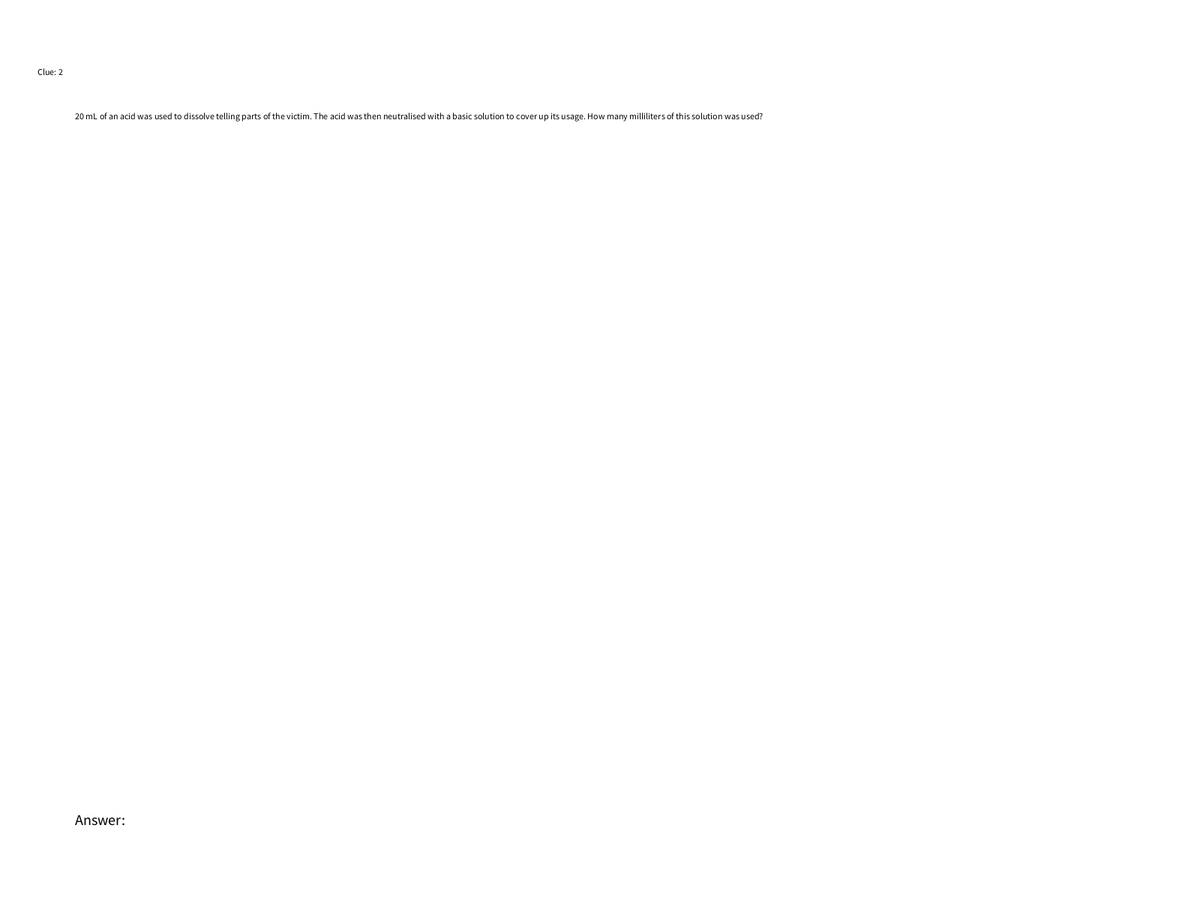
Frame 1 (no input)
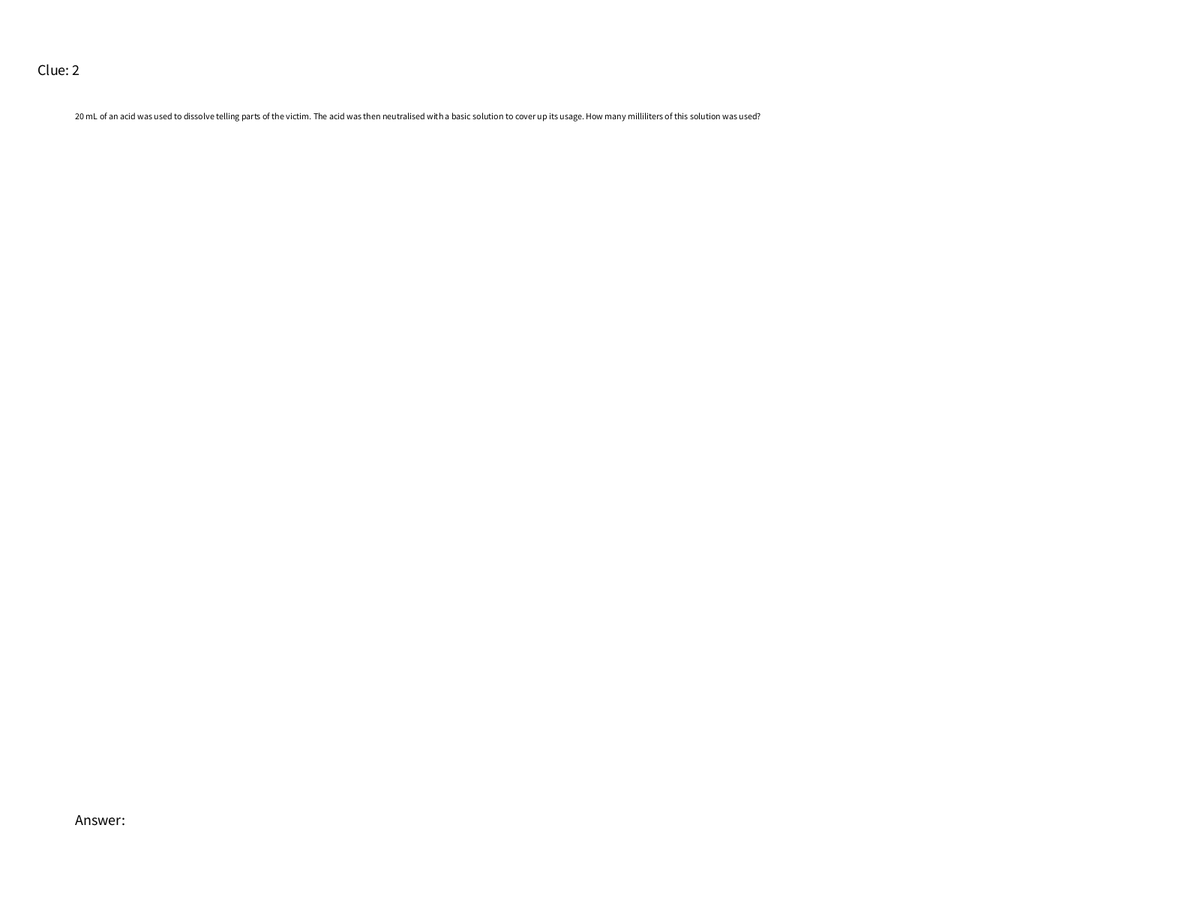
Frame 60 (the mouse pressed at the canvas centre just before this capture)
Frame 120 (the mouse held since frame 60 and released just before this capture): identical to frame 60, image omitted

The Processing sketch that drew these frames (run headless with seeded random() and noise(); from frame 60 on, the mouse is pressed at the canvas centre):

// Processing sketch: Passcode
// ── Passcode.pde
String code[] = {"", "", "", "", "", ""};
String actual[] = {"20", "174", "GREEN", "BEAR", "SELENA", ""};
String clueText[] = {"20 mL of an acid was used to dissolve telling parts of the victim. The acid was then neutralised with a basic solution to cover up its usage. How many milliliters of this solution was used?",
"The killer first attempted to hit the victim with a slingshot projectile, but the victim noticed and ducked. One footprint of the killer was found. It was determined that the projectile was slung from that position. Upon further analysis, it was determined that it was slung at a 12º angle from the top of the killer’s head and hit the final position after 0.49 seconds. The x distance between the initial and final positions of the projectile is 2.2 m. The projectile hit the wall at a height of 1.2 m. What is the killer’s height to the nearest cm?",
"The scissors were left in a aqueous solution of a white solid (which was recovered post distillation). What is the colour of the pH of this solution? Which is it closest to: red, yellow, green, dark blue, purple", 
"There is a green-handled box of bones with a specific karyotype. The code to the box is 8-34-0. There is also a list of organisms with differing chromosome numbers. Determine the organism by counting chromosomes and convert its name into numbers.",
"On the animal, a hair containing the killers DNA was found. The killers DNA can be sequenced from the animal’s name. Sequence the killers DNA using different number bases. What is the first name of the killer?",
"Congratulations! You're done!"};
int index = 0;
float cellW;
float cellH;
int state = 0;
boolean wrong = false; 

void setup() {
  fullScreen();
  cellW = 0.75*width/actual[index].length();
  cellH = height/3;
  textAlign(LEFT);
}

void draw() {
  if(wrong) background(255,0,0);
  else background(255);
  
  fill(0);
  
  text("Clue: " + (index+2), 50, 100);
  
  textSize(12);
  text(clueText[index], 100, 150, width-100, height-200);
  
  textSize(20);
  text("Answer: " + code[index], 100, height - 100);
}

void cells() {
  for (int i = 0; i < actual[index].length(); i++) {
    fill(255);
    rect(width/8 + i * cellW, cellH, cellW, cellH);
    fill(0);
    if (i < code[index].length()) {
      textSize(cellW);
      text(code[index].charAt(i), (i+1) * cellW + cellW/2 - (6-actual[index].length())*cellW/6, cellH + 3*cellH/4);
    }
  }
}

void keyPressed() {
  if (key != CODED) {
    code[index] += str(key).toUpperCase();
  }

  if (key == BACKSPACE) {
    if (code[index].length() > 0) {
      code[index] = code[index].substring(0, code[index].length()-1);
    }
  }

  if (key == ENTER) {
    checkPasscode(code[index], actual[index]);
    code[index] = "";
  }
}

void checkPasscode(String code, String actual) {
  if (code.substring(0, code.length()-1).equals(actual)) {
    index++; 
    wrong = false;
  }
  else wrong = true;
}
